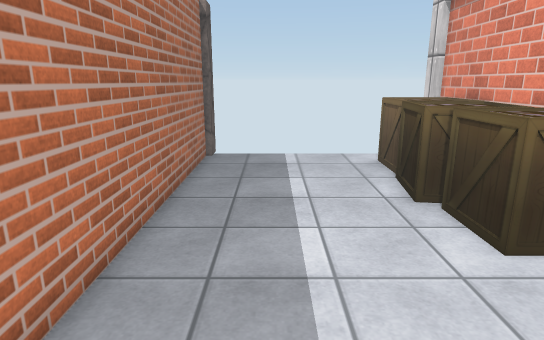
view 1 (above)

15 first-person views from a walk through a 3-D level made in the Unity game engine. The camera is 1.5 m above the floor, tilts 14° down and sees 75° across. The floor is counted in squares, 0.5 m on a side. Each view is taken from the middle of a square. On the plan, view 1 faces up. The plan holds only what a view shows up to about 20 squares ahead; the rest is blank. The player is left out. Some surface patterns are stand-ins.

view 2
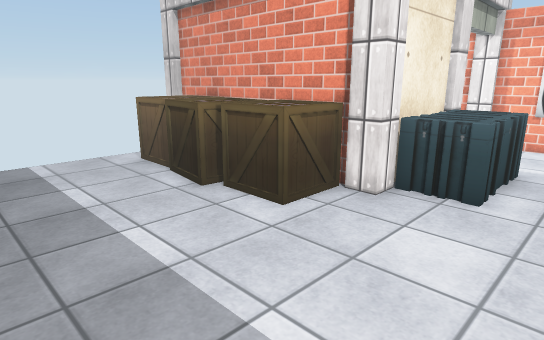

view 3
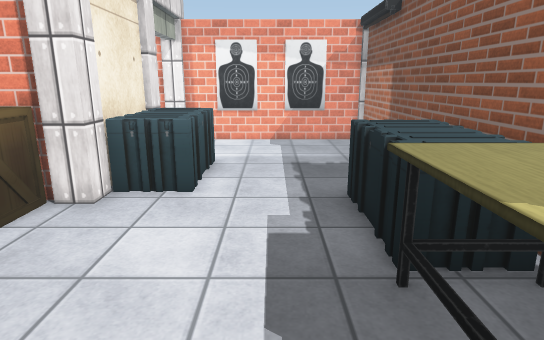

view 4
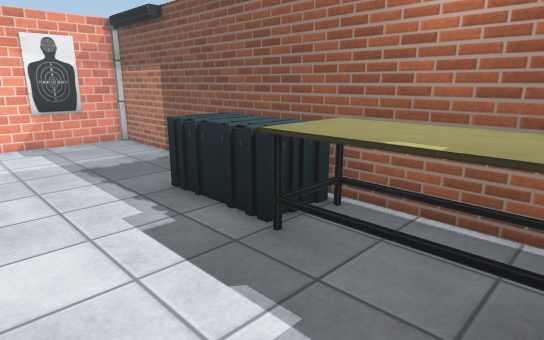

view 5
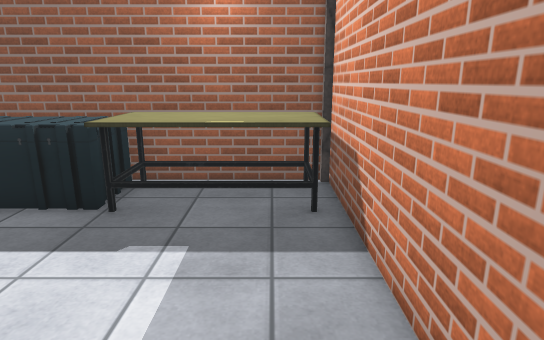

view 6
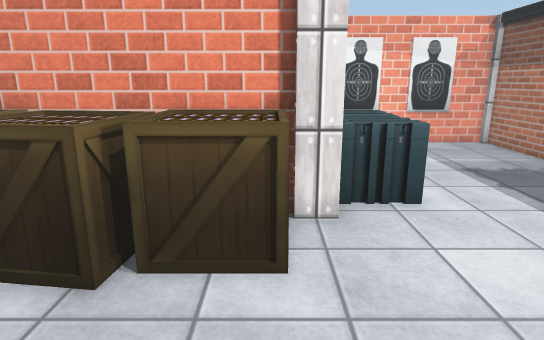

view 7
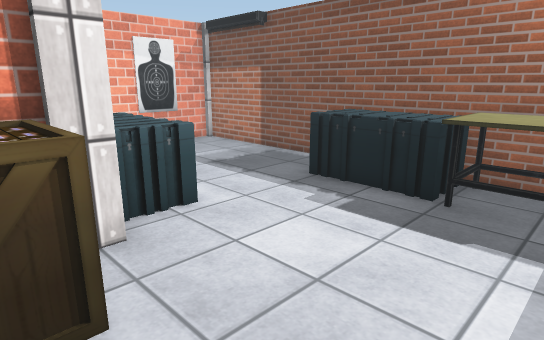

view 8
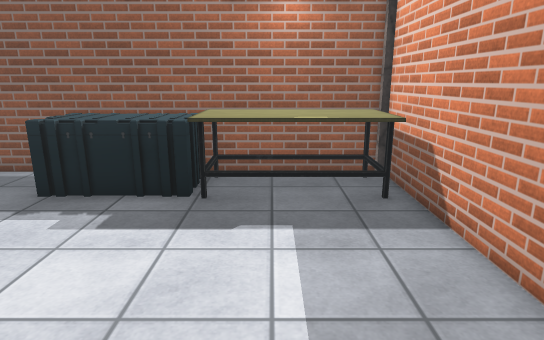

view 9
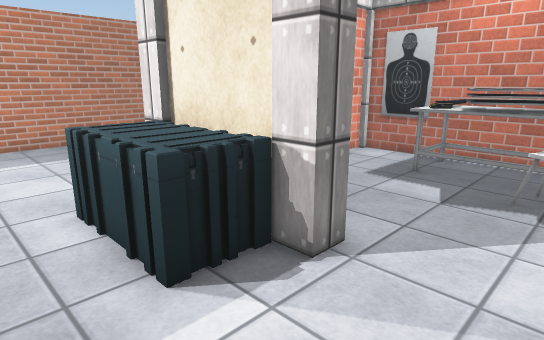

view 10
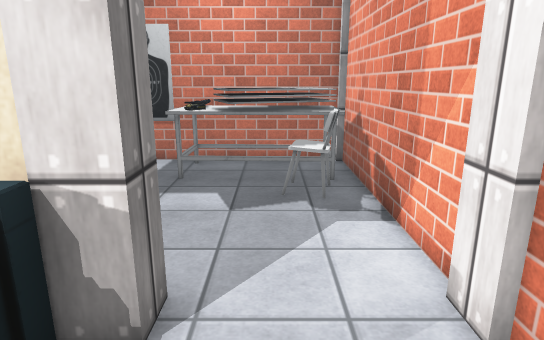

view 11
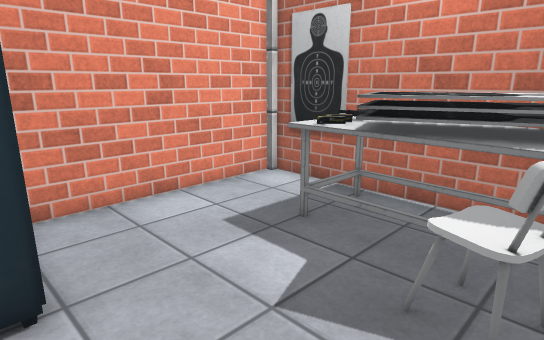

view 12
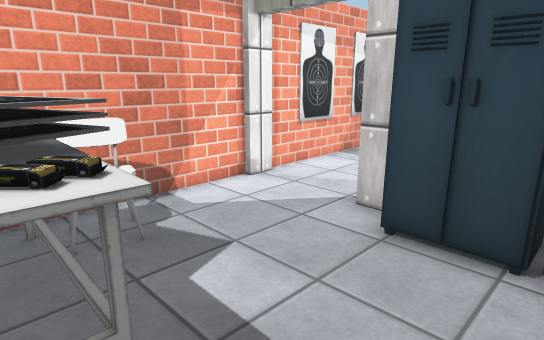

view 13
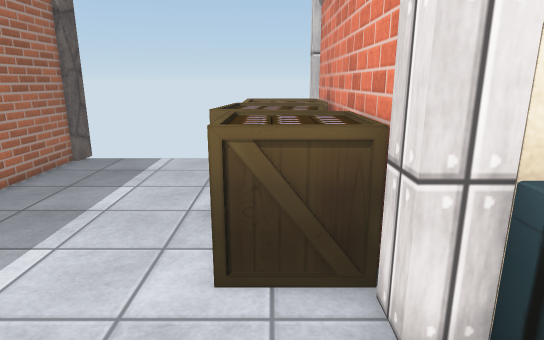

view 14
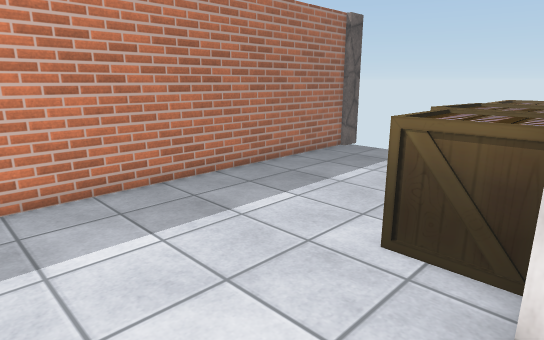

view 15
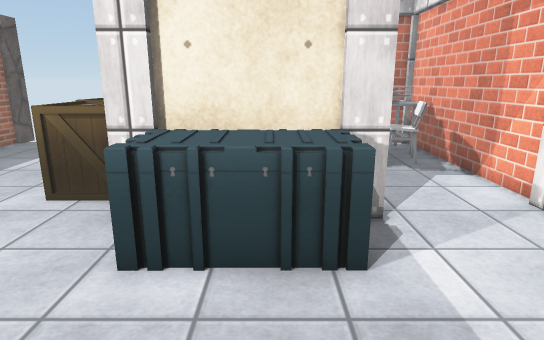

### Floor plan
Ten units are one square. View 1 is at (0, 0); x grows to the right and y downward. Boxes are objects, and circles mark ways between rooms. Rooms are numbered by the first view taken in them; rooms with no view inside come last. Other rooms are left out.
<svg viewBox="-32 -153 204 206">
<path fill="none" stroke="#000" d="M68 -54 68 -145M76 -45 65 -45 65 -55M116 -47 75 -47M125 -45 115 -45M-26 48 167 48 167 -45M-27 -146 -27 45M118 -55 125 -55 125 -45M167 -54 167 -101M165 -44 165 -55M166 -148 73 -148 73 -106M167 -101 167 -145M73 -106 73 -74"/>
<rect x="-25" y="15" width="60" height="30" fill="#bbb"><title>table</title></rect>
<rect x="35" y="15" width="40" height="30" fill="#bbb"><title>other object</title></rect>
<rect x="35" y="-85" width="30" height="30" fill="#bbb"><title>crate</title></rect>
<rect x="35" y="-115" width="30" height="30" fill="#bbb"><title>crate</title></rect>
<rect x="35" y="-145" width="30" height="30" fill="#bbb"><title>crate</title></rect>
<rect x="75" y="-45" width="50" height="30" fill="#bbb"><title>other object</title></rect>
<rect x="105" y="-125" width="20" height="10" fill="#bbb"><title>ammo</title></rect>
<rect x="105" y="-145" width="40" height="20" fill="#bbb"><title>table</title></rect>
<rect x="115" y="-135" width="10" height="10" fill="#bbb"><title>ammo</title></rect>
<rect x="125" y="-145" width="30" height="30" fill="#bbb"><title>other object</title></rect>
<rect x="135" y="-125" width="30" height="10" fill="#bbb"><title>table</title></rect>
<rect x="145" y="-115" width="10" height="10" fill="#bbb"><title>chair</title></rect>
<rect x="155" y="-145" width="10" height="10" fill="#bbb"><title>table</title></rect>
<rect x="85" y="-75" width="30" height="20" fill="#bbb"><title>locker</title></rect>
<circle cx="145" cy="-55" r="3" fill="#2a7"/>
<circle cx="120" cy="-85" r="3" fill="#2a7"/>
<circle cx="95" cy="-110" r="3" fill="#2a7"/>
<text x="50" y="-30">1</text>
<text x="140" y="-70">2</text>
<text x="120" y="-130">3</text>
<text x="90" y="-80">4</text>
</svg>
Room 1 opens to room 2. Room 2 opens to room 4. Room 3 opens to room 4.

Where each view was taken, in squares from view 1:
view 1: 0 up, 0 right, facing up
view 2: 0 up, 2 left, facing up-right
view 3: 0 up, 2 left, facing right
view 4: 3 up, 2 left, facing down-right
view 5: 6 up, 1 left, facing down
view 6: 6 up, 1 left, facing right
view 7: 7 up, 0 right, facing down-right
view 8: 7 up, 1 right, facing down
view 9: 0 up, 16 right, facing up-left
view 10: 1 up, 14 right, facing up
view 11: 6 up, 16 right, facing up-left
view 12: 13 up, 8 right, facing down-right
view 13: 1 up, 5 right, facing up
view 14: 0 up, 7 right, facing up-left
view 15: 3 down, 10 right, facing up
